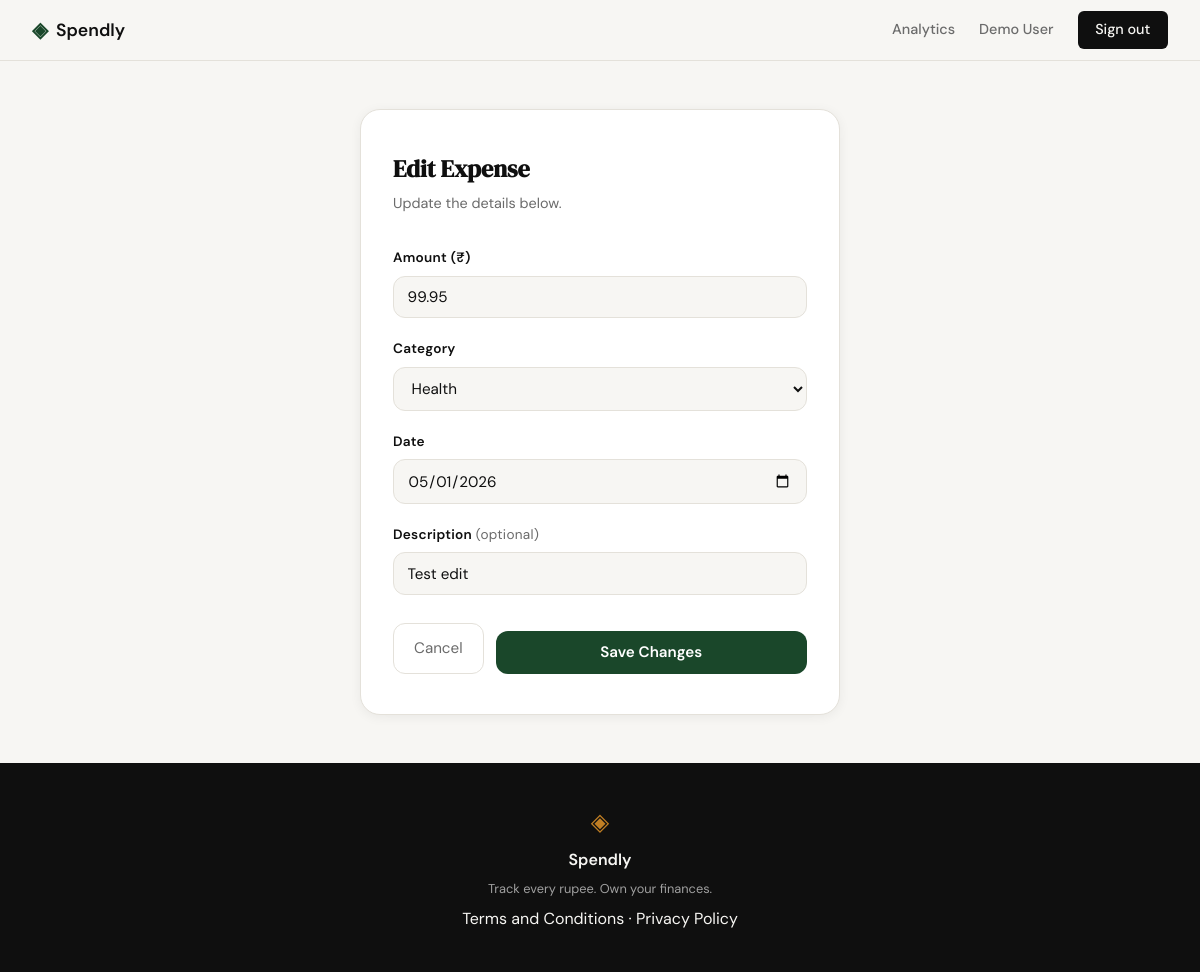
The page /expenses/8/edit (signed in) on the database its author committed.
### tables this page shows
CREATE TABLE expenses (
            id          INTEGER PRIMARY KEY AUTOINCREMENT,
            user_id     INTEGER NOT NULL REFERENCES users(id),
            amount      REAL    NOT NULL,
            category    TEXT    NOT NULL,
            date        TEXT    NOT NULL,
            description TEXT,
            created_at  TEXT    NOT NULL DEFAULT (datetime('now'))
        );

### app.py (the view, shortened to what this page needs)
@app.route("/expenses/<int:expense_id>/edit", methods=["GET", "POST"])
def edit_expense(expense_id):
    if not session.get("user_id"):
        return redirect(url_for("login"))
    expense = get_expense_by_id(expense_id, session["user_id"])
    if expense is None:
        abort(404)
    if request.method == "GET":
        return render_template(
            "edit_expense.html",
            categories=EXPENSE_CATEGORIES,
            expense_id=expense["id"],
            amount=expense["amount"],
            category=expense["category"],
            date=expense["date"],
            description=expense["description"] or "",
        )

### database/db.py (called while the page is built)
def get_db():
    conn = sqlite3.connect(DB_PATH)
    conn.row_factory = sqlite3.Row
    conn.execute("PRAGMA foreign_keys = ON")
    return conn

### database/queries.py (called while the page is built)
def get_expense_by_id(expense_id, user_id):
    conn = get_db()
    try:
        row = conn.execute(
            "SELECT id, user_id, amount, category, date, description"
            " FROM expenses WHERE id = ? AND user_id = ?",
            (expense_id, user_id),
        ).fetchone()
        return dict(row) if row is not None else None
    finally:
        conn.close()

### templates/edit_expense.html (shortened to what this page needs)
{% extends "base.html" %}
{% block content %}
<div class="expense-form-page">
  <div class="expense-form-card">
    <h1>Edit Expense</h1>
    <p class="expense-form-subtitle">Update the details below.</p>
    <form method="POST" action="{{ url_for('edit_expense', expense_id=expense_id) }}">
      <div class="form-group">
        <label for="amount">Amount (₹)</label>
        <input
          type="number"
          id="amount"
          name="amount"
          step="0.01"
          min="0.01"
          placeholder="0.00"
          value="{{ amount or '' }}"
          required
        >
      </div>
      <div class="form-group">
        <label for="category">Category</label>
        <select id="category" name="category" required>
          {% set selected_cat = category or '' %}
          {% for cat in categories %}
          <option value="{{ cat }}" {% if cat == selected_cat %}selected{% endif %}>{{ cat }}</option>
          {% endfor %}
        </select>
      </div>
      <div class="form-group">
        <label for="date">Date</label>
        <input
          type="date"
          id="date"
          name="date"
          value="{{ date or '' }}"
          required
        >
      </div>
      <div class="form-group">
        <label for="description">
          Description
          <span class="form-label-hint">(optional)</span>
        </label>
        <input
          type="text"
          id="description"
          name="description"
          placeholder="e.g. Coffee at Costa"
          value="{{ description or '' }}"
        >
      </div>
      <div class="form-actions">
        <a href="{{ url_for('profile') }}" class="btn-cancel">Cancel</a>
        <button type="submit" class="btn-submit">Save Changes</button>
      </div>
    </form>
  </div>
</div>
{% endblock %}

### static/css/style.css (style rules this page uses)
:root { --ink: #0f0f0f; --ink-soft: #2d2d2d; --ink-muted: #6b6b6b; --ink-faint: #a0a0a0; --paper: #f7f6f3; --paper-warm: #f0ede6; --paper-card: #ffffff; --surface: #f7f6f3; --surface-raised: #ffffff; --accent: #1a472a; --accent-light: #e8f0eb; --accent-2: #c17f24; --accent-2-light: #fdf3e3; --danger: #c0392b; --danger-light: #fdecea; --danger-border: #f5c6c2; --border: #e4e1da; --border-soft: #eeebe4; --shadow-sm: rgba(0,0,0,.06); --font-display: 'DM Serif Display', Georgia, serif; --font-body: 'DM Sans', system-ui, sans-serif; --max-width: 1200px; --auth-width: 440px; --radius-sm: 6px; --radius-md: 12px; --radius-lg: 20px; }
*, *::before, *::after { box-sizing: border-box; margin: 0; padding: 0; }
html { font-size: 16px; scroll-behavior: smooth; }
body { background: var(--paper); color: var(--ink); font-family: var(--font-body); font-size: 1rem; line-height: 1.6; -webkit-font-smoothing: antialiased; }
a { color: inherit; text-decoration: none; }
.form-group { margin-bottom: 1.25rem; }
.form-group label { display: block; font-size: 0.85rem; font-weight: 500; color: var(--ink-soft); margin-bottom: 0.4rem; }
.btn-submit { width: 100%; padding: 0.7rem; background: var(--ink); color: var(--paper); border: none; border-radius: var(--radius-sm); font-family: var(--font-body); font-size: 0.95rem; font-weight: 500; cursor: pointer; transition: background 0.2s; margin-top: 0.5rem; }

### templates/edit_expense.html (style rules this page uses)
.expense-form-page { min-height: 80vh; display: flex; align-items: flex-start; justify-content: center; padding: 3rem 1rem; background: var(--surface); }
.expense-form-card { background: var(--surface-raised); border: 1px solid var(--border); border-radius: var(--radius-lg); padding: 2.5rem 2rem; width: 100%; max-width: 480px; box-shadow: 0 2px 12px var(--shadow-sm); }
.expense-form-card h1 { font-family: var(--font-display); font-size: 1.5rem; color: var(--ink); margin-bottom: 0.25rem; }
.expense-form-subtitle { color: var(--ink-muted); font-size: 0.9rem; margin-bottom: 2rem; }
.form-group { margin-bottom: 1.25rem; }
.form-group label { display: block; font-size: 0.85rem; font-weight: 600; color: var(--ink); margin-bottom: 0.4rem; letter-spacing: 0.02em; }
.form-group input, .form-group select { width: 100%; padding: 0.65rem 0.85rem; border: 1px solid var(--border); border-radius: var(--radius-md); font-family: var(--font-body); font-size: 0.95rem; color: var(--ink); background: var(--surface); box-sizing: border-box; transition: border-color 0.15s; }
.form-label-hint { font-weight: 400; color: var(--ink-muted); }
.form-actions { display: flex; gap: 0.75rem; margin-top: 1.75rem; }
.btn-submit { flex: 1; padding: 0.7rem 1.25rem; background: var(--accent); color: var(--accent-fg, #fff); border: none; border-radius: var(--radius-md); font-size: 0.95rem; font-weight: 600; cursor: pointer; transition: opacity 0.15s; }
.btn-cancel { padding: 0.7rem 1.25rem; background: transparent; color: var(--ink-muted); border: 1px solid var(--border); border-radius: var(--radius-md); font-size: 0.95rem; cursor: pointer; text-decoration: none; display: inline-flex; align-items: center; justify-content: center; transition: border-color 0.15s, color 0.15s; }

### rows shown on the page
expenses: amount "99.95", category "Health", date "05/01/2026", description "Test edit"

### other values the page prints
{{ session.get('user_name') }} "Demo User"
